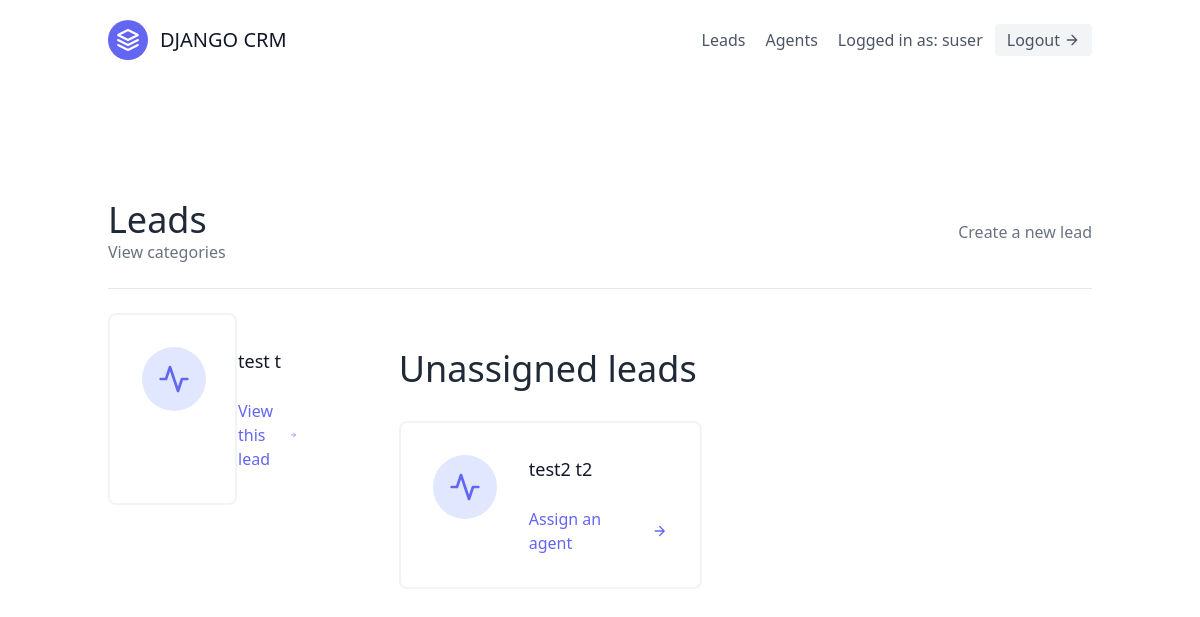
The app's page /leads/ (signed in), older data.
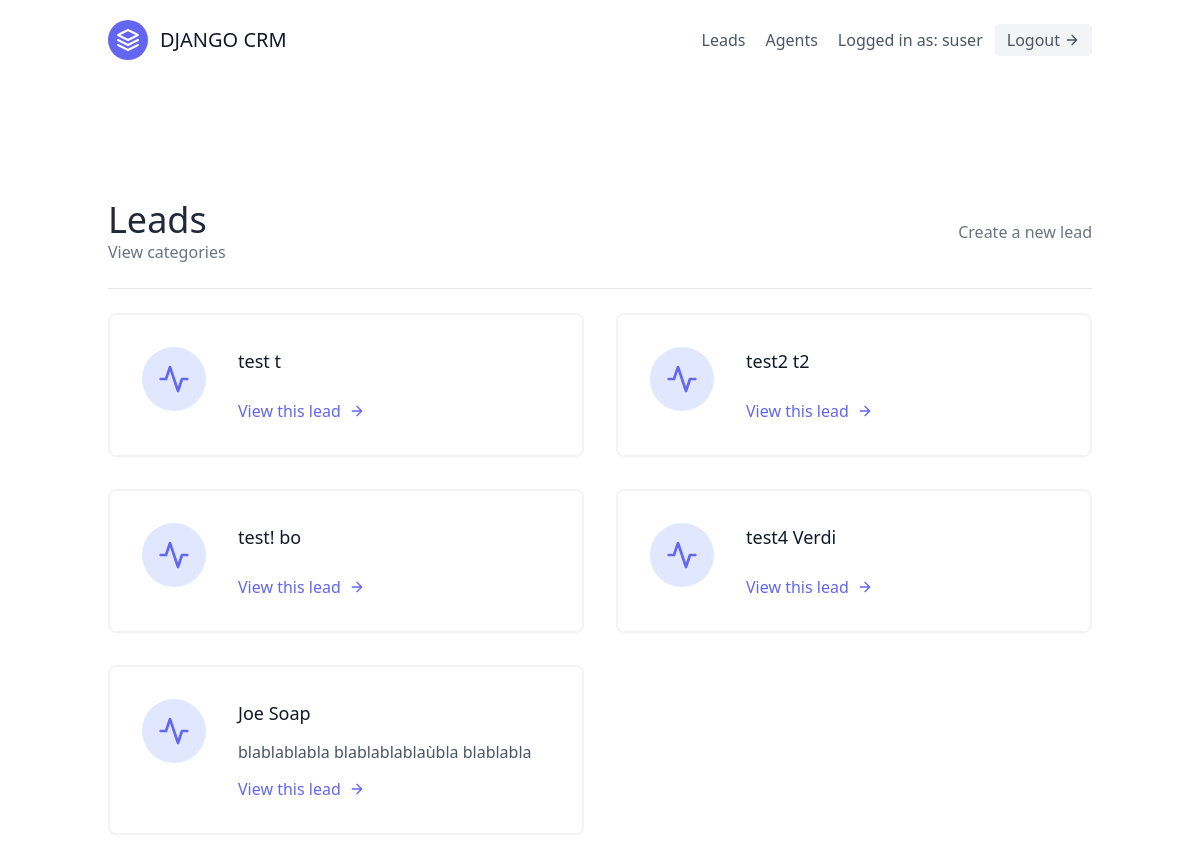
The same page, newer data.
### leads/models.py (models this page shows, shortened)
class User(AbstractUser):
  is_organisor = models.BooleanField(default=True)
  is_agent = models.BooleanField(default=False)

class Lead(models.Model):
  first_name = models.CharField(max_length=20)
  last_name = models.CharField(max_length=20)
  age = models.IntegerField(default=0)
  organisation = models.ForeignKey(UserProfile, on_delete=models.CASCADE)
  agent = models.ForeignKey(Agent, null=True, blank=True, on_delete=models.SET_NULL)
  category = models.ForeignKey("Category", related_name="leads", on_delete=models.SET_NULL, blank=True, null=True)
  description = models.TextField()
  date_added = models.DateTimeField(auto_now_add=True)
  phone_number = models.CharField(max_length=20)
  email = models.EmailField()

### leads/views.py (the view)
# urls.py: path('', LeadListView.as_view(), name='lead-list'),
class LeadListView(LoginRequiredMixin, generic.ListView):
  template_name = "leads/lead_list.html"
  context_object_name = "leads"
  def get_queryset(self):
    user = self.request.user
    if user.is_organisor:
      queryset = Lead.objects.filter(
          organisation=user.userprofile,
          agent__isnull=False
        )
    else:
      queryset = Lead.objects.filter(
          organisation=user.agent.organisation,
          agent__isnull=False
        )
      queryset = queryset.filter(agent__user=user)
    return queryset
  def get_context_data(self, **kwargs):
    user = self.request.user
    context = super(LeadListView, self).get_context_data(**kwargs)
    if user.is_organisor:
      queryset = Lead.objects.filter(
          organisation=user.userprofile,
          agent__isnull=True,
        )
      context.update({
        "unassigned_leads": queryset
      })
    return context

### leads/templates/leads/lead_list.html (shortened to what this page needs)
{% extends 'base.html' %}
{% block content %}
<section class="text-gray-600 body-font">
  <div class="container px-5 py-24 mx-auto flex flex-wrap">
  <div class = 'w-full mb-6 py-6 flex justify-between items-center border-b border-gray-200'>
    <div>
      <h1 class = 'text-4xl text-gray-800'>Leads</h1>
      <a class = 'text-gray-500 hover:text-blue-500' href="{% url 'leads:category-list' %}">
        View categories
      </a>
    </div>
    {% if request.user.is_organisor %}
    <div>
      <a class = 'text-gray-500 hover:text-blue-500' href="{% url 'leads:lead-create' %}">Create a new lead</a>
    </div>
    {% endif %}
  </div>
    <div class="flex flex-wrap -m-4">
      {% for lead in leads %}
        <div class="p-4 lg:w-1/2 md:w-full">
          <div class="flex border-2 rounded-lg border-gray-200 border-opacity-50 p-8 sm:flex-row flex-col">
            <div class="w-16 h-16 sm:mr-8 sm:mb-0 mb-4 inline-flex items-center justify-center rounded-full bg-indigo-100 text-indigo-500 flex-shrink-0">
              <svg fill="none" stroke="currentColor" stroke-linecap="round" stroke-linejoin="round" stroke-width="2" class="w-8 h-8" viewBox="0 0 24 24">
                <path d="M22 12h-4l-3 9L9 3l-3 9H2"></path>
              </svg>
            </div>
            <div class="flex-grow">
              <h2 class="text-gray-900 text-lg title-font font-medium mb-3">
                {{ lead.first_name }} {{ lead.last_name }}
              </h2>
              <p class="leading-relaxed text-base">
                {{ lead.description }}
              </p>
              <a href="{% url 'leads:lead-detail' lead.pk %}" class="mt-3 text-indigo-500 inline-flex items-center">
                View this lead
                <svg fill="none" stroke="currentColor" stroke-linecap="round" stroke-linejoin="round" stroke-width="2" class="w-4 h-4 ml-2" viewBox="0 0 24 24">
                  <path d="M5 12h14M12 5l7 7-7 7"></path>
                </svg>
              </a>
            </div>
          </div>
        </div>
      {% endfor %}
    </div>
    <div class="mt-5 flex flex-wrap -m-4">
      {% if unassigned_leads.exists %}
      <div class="p-4 w-full">
        <h1 class = 'text-4xl text-gray-800'>Unassigned leads</h1>
      </div>
        {% for lead in unassigned_leads %}
          <div class="p-4 lg:w-1/2 md:w-full">
            <div class="flex border-2 rounded-lg border-gray-200 border-opacity-50 p-8 sm:flex-row flex-col">
              <div class="w-16 h-16 sm:mr-8 sm:mb-0 mb-4 inline-flex items-center justify-center rounded-full bg-indigo-100 text-indigo-500 flex-shrink-0">
                <svg fill="none" stroke="currentColor" stroke-linecap="round" stroke-linejoin="round" stroke-width="2" class="w-8 h-8" viewBox="0 0 24 24">
                  <path d="M22 12h-4l-3 9L9 3l-3 9H2"></path>
                </svg>
              </div>
              <div class="flex-grow">
                <h2 class="text-gray-900 text-lg title-font font-medium mb-3">
                  {{ lead.first_name }} {{ lead.last_name }}
                </h2>
                <a href="{% url 'leads:assign-agent' lead.pk %}" class="mt-3 text-indigo-500 inline-flex items-center">
                  Assign an agent
                  <svg fill="none" stroke="currentColor" stroke-linecap="round" stroke-linejoin="round" stroke-width="2" class="w-4 h-4 ml-2" viewBox="0 0 24 24">
                    <path d="M5 12h14M12 5l7 7-7 7"></path>
                  </svg>
                </a>
              </div>
            </div>
          </div>
        {% endfor %}
      {% endif %}
    </div>
  </div>
</section>
{% endblock content %}

### templates/base.html (shortened to what this page needs)
{% load static %}
<!DOCTYPE html>
<html lang="en">
<head>
  <script src="https://cdn.tailwindcss.com"></script>
  <link href="{% static 'css/style.css' %}" rel="stylesheet" />
</head>
<body>
  <div class = "max-w-7xl mx-auto">
  {% include 'navbar.html' %}
  {% block content %}
  {% endblock content %}
  </div>
</body>
</html>

### templates/navbar.html (shortened to what this page needs)
<header class="text-gray-600 body-font">
  <div class="container mx-auto flex flex-wrap p-5 flex-col md:flex-row items-center">
    <a href="{% url 'landing-page' %}" class="flex title-font font-medium items-center text-gray-900 mb-4 md:mb-0">
      <svg xmlns="http://www.w3.org/2000/svg" fill="none" stroke="currentColor" stroke-linecap="round" stroke-linejoin="round" stroke-width="2" class="w-10 h-10 text-white p-2 bg-indigo-500 rounded-full" viewBox="0 0 24 24">
        <path d="M12 2L2 7l10 5 10-5-10-5zM2 17l10 5 10-5M2 12l10 5 10-5"></path>
      </svg>
      <span class="ml-3 text-xl">DJANGO CRM</span>
    </a>
    <nav class="md:ml-auto flex flex-wrap items-center text-base justify-center">
      {% if not request.user.is_authenticated %}
        <a href="{% url 'signup' %}" class="mr-5 hover:text-gray-900">Signup</a>
      {% else %}
        <a href="{% url 'leads:lead-list' %}" class="mr-5 hover:text-gray-900">Leads</a>
        {% if request.user.is_organisor %}
          <a href="{% url 'agents:agent-list' %}" class="mr-5 hover:text-gray-900">Agents</a>
        {% endif %}
      {% endif %}
    </nav>
    {% if request.user.is_authenticated %}
      Logged in as: {{ request.user.username }}
      <a href="{% url 'logout' %}" class="ml-3 inline-flex items-center bg-gray-100 border-0 py-1 px-3 focus:outline-none hover:bg-gray-200 rounded text-base mt-4 md:mt-0">
        Logout
        <svg fill="none" stroke="currentColor" stroke-linecap="round" stroke-linejoin="round" stroke-width="2" class="w-4 h-4 ml-1" viewBox="0 0 24 24">
          <path d="M5 12h14M12 5l7 7-7 7"></path>
        </svg>
      </a>
    {% endif %}
  </div>
</header>

Row changes from the older to the newer data that the page shows:
changed Lead "test2": moves from the list under "Unassigned leads" to the list under "Leads"
added Lead: first_name "test!", last_name "bo", shown under "Leads"
added Lead: first_name "test4", last_name "Verdi", shown under "Leads"
added Lead: first_name "Joe", last_name "Soap", description "blablablabla blablablablaùbla blablabla", shown under "Leads"
Text that changed along with them:
text no longer shown: "Unassigned leads"
